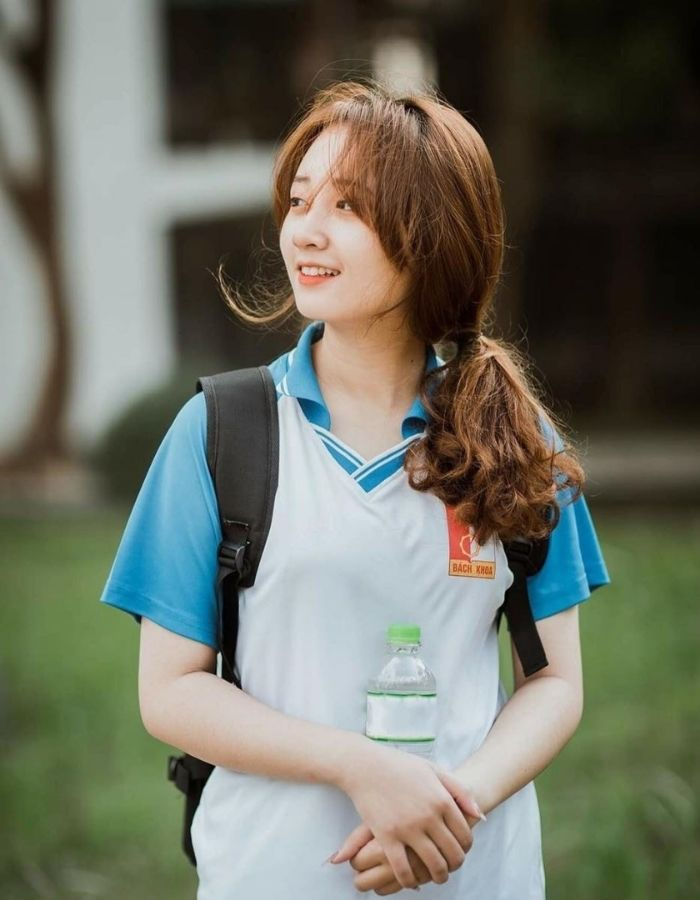
#> input picture test_image/test.jpg, 700 x 900 px, found by its file name
$ python test_program.py
#> lines starting #> are read from the running program, lines starting #| are printed output that depends on the picture
import cv2
import numpy as np

def undistort_image(image_path, camera_matrix, distortion_coeffs, scale=1.0):
#> called with image_path = 'test_image/test.jpg', camera_matrix = array of shape (3, 3), distortion_coeffs = array of shape (5,), scale = 0.4
    img = cv2.imread(image_path)
#> img is the input picture: shape (900, 700, 3); mean B, G, R 98.7, 111.8, 109.5

    h, w = img.shape[:2]
#> h = 900; w = 700

    new_camera_matrix = scale * camera_matrix

    undistorted_img = cv2.undistort(img, camera_matrix, distortion_coeffs, None, new_camera_matrix)
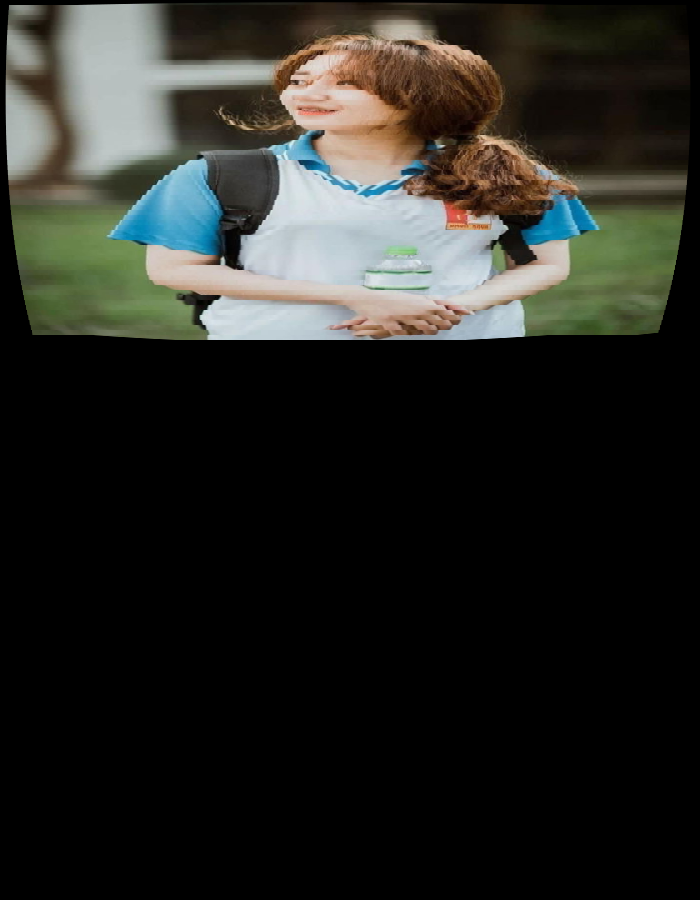
#> undistorted_img: shape (900, 700, 3); mean B, G, R 34.7, 39.1, 38.6

    return undistorted_img


camera_matrix = np.array([[800, 0, 320],
                          [0, 800, 240],
                          [0, 0, 1]])
distortion_coeffs = np.array([0.1, 0.1, 0, 0, 0], dtype=np.float32)


image_path = "test_image/test.jpg"

scale_factor = 0.3


for i in range(7):
    scale_factor+= 0.1
    undistorted_image = undistort_image(image_path, camera_matrix, distortion_coeffs, scale=scale_factor)

    cv2.imshow("Undistorted Image", undistorted_image)
    cv2.waitKey(0)
    cv2.destroyAllWindows()
